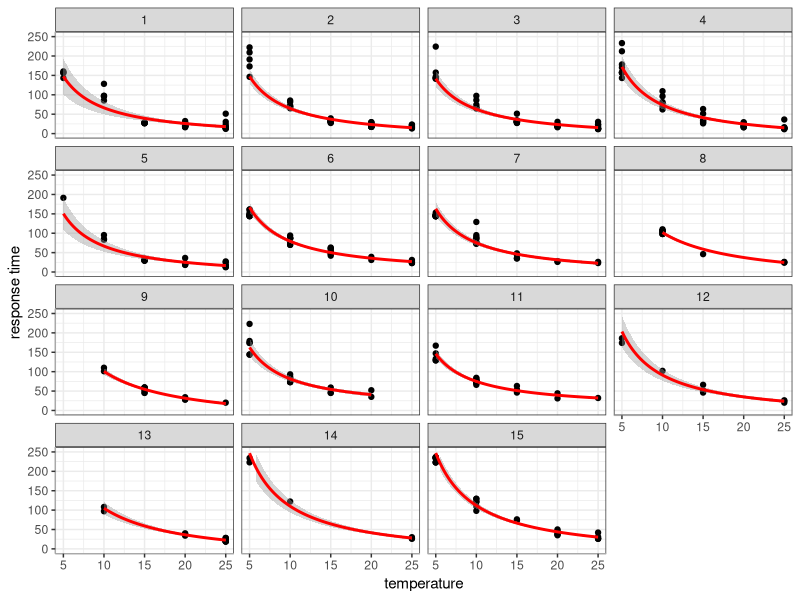
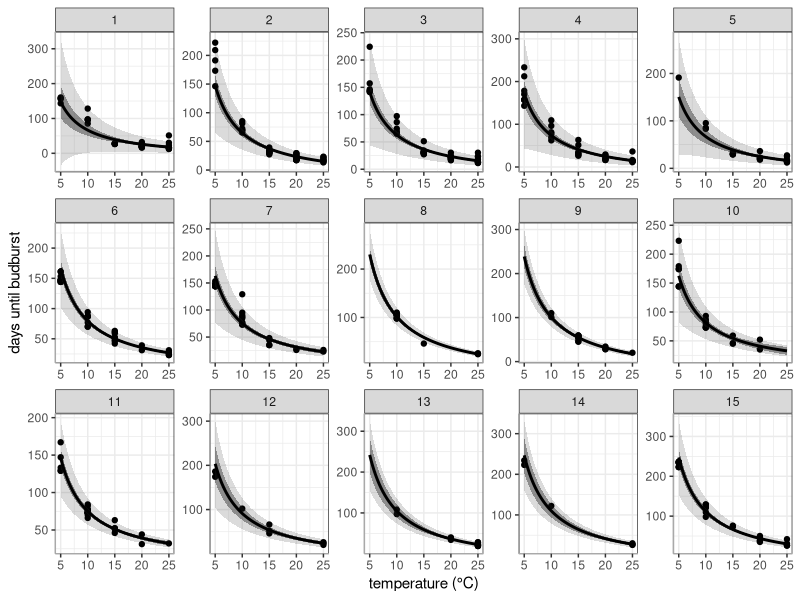
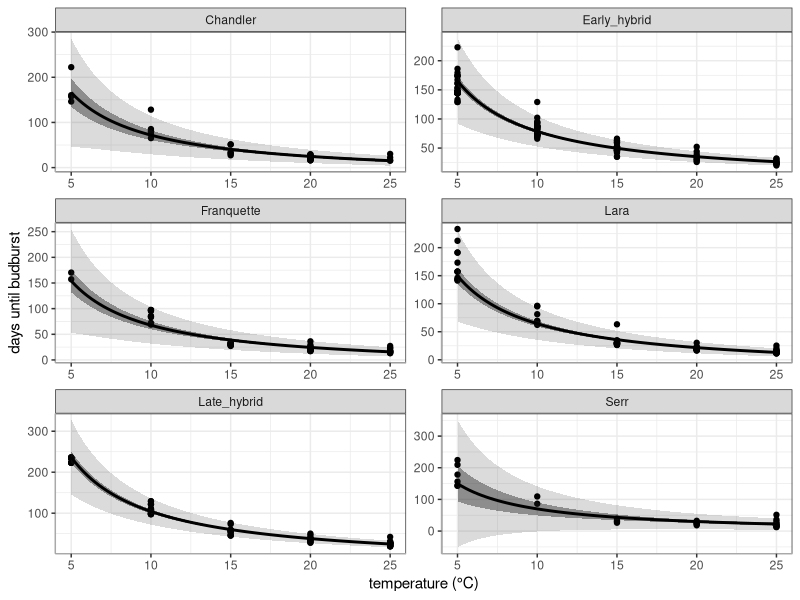

Here is the R script that generated these plots, in order:
library("tidyverse")
library("readxl")

setwd("~/Documents/git/projects/treegarden/decsensvar/analyses/charrier")

charrier <- 
read_excel("Forcing_walnut_2008.xlsx") %>%
  mutate(response.time = as.numeric(`Time to break bud (BBCH 10)`),
         forceday = Temperature) %>%
  #filter(Bud_Type == "b") %>%
  mutate(Tree_number = as.numeric(as.factor(Tree)))

charrier %>%
  ggplot() +
  aes(forceday, response.time) +
  geom_point() +
  theme_bw() +
  theme(axis.line = element_line(linewidth = 0.5, colour = "darkgray")) +
  labs(x = "temperature", y = "response time") +
  ylim(0, 250) +
  geom_smooth(aes(weight = forceday^3), 
              method = "lm", formula = y ~ I(1/x), color = "red") +
  facet_wrap(~Tree_number)

make_pred_band <- function(df, x_min = 5, x_max = 25, n = 200) {
  fit <- lm(response.time ~ I(1/forceday),
            data = df,
            weights = forceday^3)
  
  pred_df <- tibble(forceday = seq(x_min, x_max, length.out = n))
  
  X0     <- cbind(`(Intercept)` = 1, 
                  `I(1/forceday)` = 1/pred_df$forceday)
  beta   <- coef(fit)
  Vb     <- vcov(fit)
  sigma2 <- summary(fit)$sigma^2
  dfree  <- df.residual(fit)
  
  pred_df <- pred_df %>%
    mutate(
      fit = as.vector(X0 %*% beta),
      mean_var = rowSums((X0 %*% Vb) * X0),
      w_new = forceday^3,
      pred_var = mean_var + sigma2 / w_new
    )
  
  crit <- qt(0.975, df = dfree)
  pred_df %>%
    mutate(
      lwr = fit - crit * sqrt(pred_var),
      upr = fit + crit * sqrt(pred_var)
    )
}

pred_df_facet <- charrier %>%
  group_by(Tree_number) %>%
  group_modify(~ make_pred_band(.x)) %>%
  ungroup()

ggplot(charrier, aes(forceday, response.time)) +
  geom_ribbon(data = pred_df_facet,
              aes(x = forceday, ymin = lwr, ymax = upr),
              inherit.aes = FALSE,
              alpha = 0.2,
              fill = "grey30") +
  geom_point() +
  # geom_line(data = pred_df_facet, aes(x = forceday, y = fit),
  #           inherit.aes = FALSE, color = "grey30", linewidth = 1) +
  geom_smooth(aes(weight = forceday^3), fullrange = TRUE,
              method = "lm", formula = y ~ I(1/x), 
              color = "black", fill = "grey10") +
  facet_wrap(~ Tree_number, scales = "free", nrow = 3) +
  theme_bw() +
  theme(axis.line = element_line(linewidth = 0.5, colour = "darkgray")) +
  labs(x = "temperature (\u00B0C)",
       y = "days until budburst") +
  xlim(5, 25)

# or by geno
pred_df_facet_g <- charrier %>%
  group_by(Genotype) %>%
  group_modify(~ make_pred_band(.x)) %>%
  ungroup()

ggplot(charrier, aes(forceday, response.time)) +
  geom_ribbon(data = pred_df_facet_g,
              aes(x = forceday, ymin = lwr, ymax = upr),
              inherit.aes = FALSE,
              alpha = 0.2,
              fill = "grey30") +
  geom_point() +
  # geom_line(data = pred_df_facet_g, aes(x = forceday, y = fit),
  #           inherit.aes = FALSE, color = "grey30", linewidth = 1) +
  geom_smooth(aes(weight = forceday^3), fullrange = TRUE,
              method = "lm", formula = y ~ I(1/x), 
              color = "black", fill = "grey10") +
  facet_wrap(~ Genotype, scales = "free", nrow = 3) +
  theme_bw() +
  theme(axis.line = element_line(linewidth = 0.5, colour = "darkgray")) +
  labs(x = "temperature (\u00B0C)",
       y = "days until budburst") +
  xlim(5, 25)
